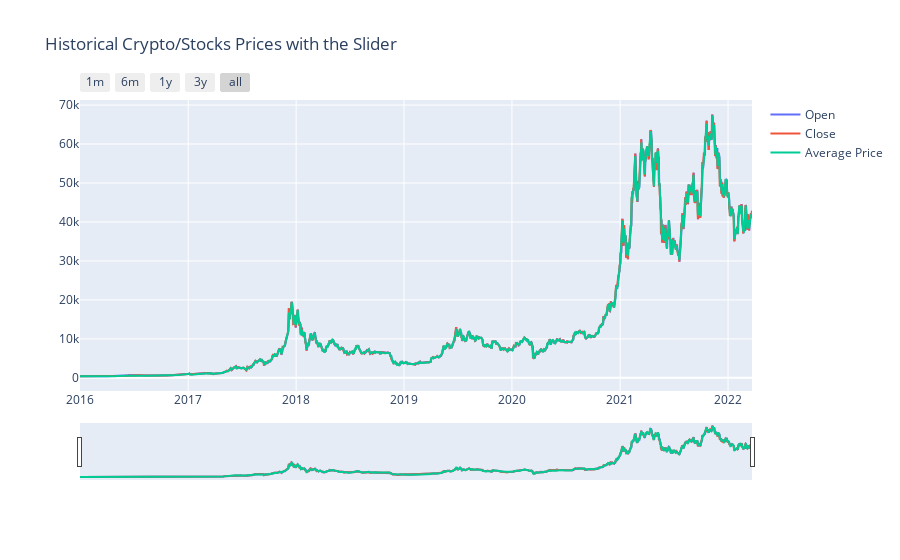

Source (notebook cell):
### Code cell
trace1 = go.Scatter(
    x = weekly_rows['Date'],
    y = weekly_rows['Open'].astype(float),
    mode = 'lines',
    name = 'Open'
)

trace2 = go.Scatter(
    x = weekly_rows['Date'],
    y = weekly_rows['Close'].astype(float),
    mode = 'lines',
    name = 'Close'
)
trace3 = go.Scatter(
    x = weekly_rows['Date'],
    y = weekly_rows['Average_Price'].astype(float),
    mode = 'lines',
    name = 'Average Price'
)

layout = dict(
    title='Historical Crypto/Stocks Prices with the Slider ',
    xaxis=dict(
        rangeselector=dict(
            buttons=list([
                dict(count=1,
                     label='1m',
                     step='month',
                     stepmode='backward'),
                dict(count=6,
                     label='6m',
                     step='month',
                     stepmode='backward'),
                dict(count=12,
                     label='1y',
                     step='month',
                     stepmode='backward'),
                dict(count=36,
                     label='3y',
                     step='month',
                     stepmode='backward'),
                dict(step='all')
            ])
        ),
        rangeslider=dict(
            visible = True
        ),
        type='date'
    )
)

data = [trace1,trace2, trace3]
fig = dict(data=data, layout=layout)
iplot(fig, filename = "Time Series with Rangeslider")

### Figure 1 — Plotly figure (JSON) as saved in the notebook; plotly's stock layout.template omitted (floating-point values rounded to 4 significant figures; data arrays with more than 128 entries replaced by an {"elided": "..."} marker saying what was removed)
{"data": [{"mode": "lines", "name": "Open", "type": "scatter", "x": {"elided": "2274 str values"}, "y": {"elided": "2274 float values"}}, {"mode": "lines", "name": "Close", "type": "scatter", "x": {"elided": "2274 str values"}, "y": {"elided": "2274 float values"}}, {"mode": "lines", "name": "Average Price", "type": "scatter", "x": {"elided": "2274 str values"}, "y": {"elided": "2274 float values"}}], "layout": {"title": {"text": "Historical Crypto/Stocks Prices with the Slider "}, "xaxis": {"rangeselector": {"buttons": [{"count": 1, "label": "1m", "step": "month", "stepmode": "backward"}, {"count": 6, "label": "6m", "step": "month", "stepmode": "backward"}, {"count": 12, "label": "1y", "step": "month", "stepmode": "backward"}, {"count": 36, "label": "3y", "step": "month", "stepmode": "backward"}, {"step": "all"}]}, "rangeslider": {"visible": true}, "type": "date"}}}
